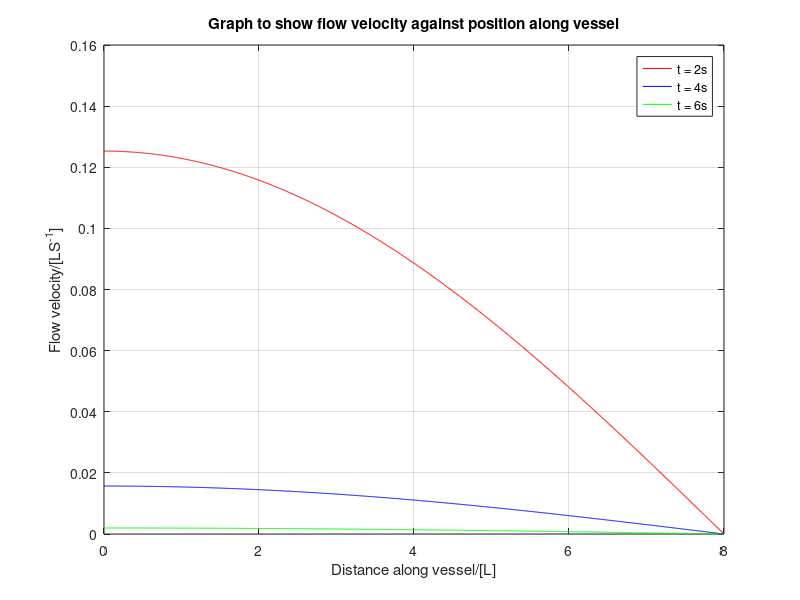

MATLAB code to generate this figure:
clc
clear
close all

v = zeros(3,1000);

for i = [1 2 3]
    %define vars
    x = linspace(0,8,1000);
    V0 = 1;
    l = 8;
    t = 2*i;

    %equation
    v(i,:) = V0.*(cos((pi.*x)./(2.*l))).*(exp(-t.*(1+(pi^2)./(4.*l.^2))));
end

%plots 
plot(x,v(1,:),'red',x,v(2,:),'blue',x,v(3,:),'green')
title('Graph to show flow velocity against position along vessel')
xlabel('Distance along vessel/[L]')
ylabel('Flow velocity/[LS^{-1}]')
grid on
axis auto
legend('t = 2s', 't = 4s', 't = 6s')